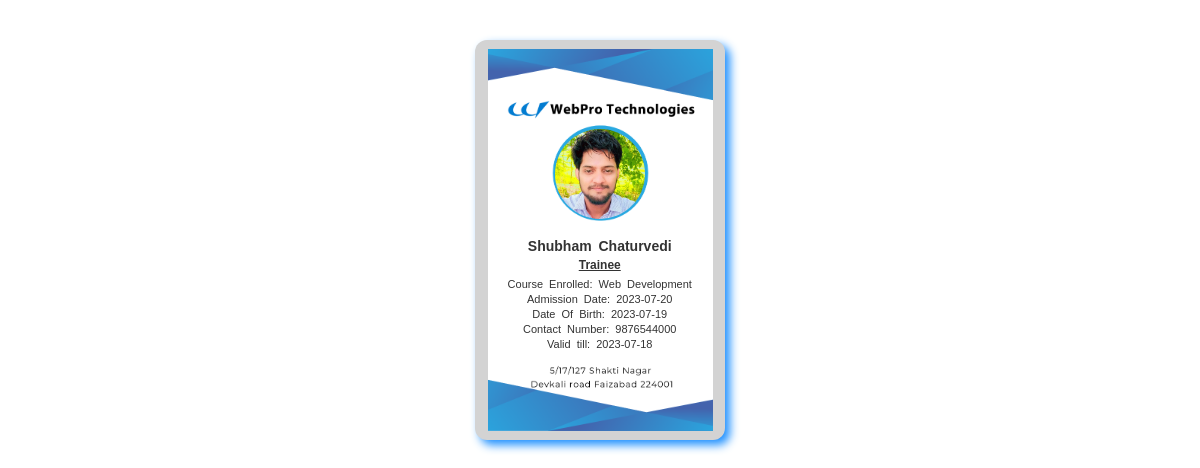
The page /result.php?id=13 on the database its author committed.
### tables this page shows
CREATE TABLE `trainee_id` (
  `sno` int(11) NOT NULL,
  `profile` varchar(100) DEFAULT NULL,
  `name` varchar(100) DEFAULT NULL,
  `course_enrolled` varchar(100) DEFAULT NULL,
  `contact_no` varchar(100) DEFAULT NULL,
  `admission_date` varchar(100) DEFAULT NULL,
  `dob` varchar(100) DEFAULT NULL,
  `valid_date` varchar(100) DEFAULT NULL,
  `created_by` varchar(100) DEFAULT NULL,
  `creation_time` varchar(100) DEFAULT NULL,
  `edited_by` varchar(100) DEFAULT NULL,
  `edition_time` varchar(100) DEFAULT NULL,
  `admin_remarks` longtext DEFAULT NULL
);

### result.php (the view, shortened to what this page needs)
<?php
$conn = mysqli_connect('localhost','root','','weknow');
if(isset($_GET['id'])){
  $sql = 'select * from trainee_id where sno = '.$_GET['id'];
$res= '';
  $r = mysqli_query($conn, $sql);
  if($r){
    $res=mysqli_fetch_assoc($r);
  }
}
?>
<!DOCTYPE html>
<html lang="en">
  <head>
    <link rel="stylesheet" href="css/style.css" media="screen" />
    <link rel="stylesheet" href="css/print.css" media="print" />
  </head>
  <body>
    <div class="wrap">
      <span class="name" name="name"><?php echo $res['name']; ?></span>
      <span class="trainee">Trainee</span>
      <span class="profile_img">
        <img
          class="profile"
          src="<?php echo 'image/'.$res['profile'] ?>"
          alt="Trainee Picture"
          title="Trainee Picture"
          width="720"
          height="718"
        />
      </span>
      <div class="container box1">
        <span class="course_enrolled_label">Course Enrolled:</span>
        <span class="course_enrolled"><?php
         echo $res['course_enrolled']?></span>
      </div>
      <div class="container box2">
        <span class="admission_date_label">Admission Date:</span>
        <span class="admission_date"><?php echo $res['admission_date']?></span>
      </div>
      <div class="container box3">
        <span class="dob_label">Date Of Birth:</span>
        <span class="dob_label"><?php echo $res['dob']?></span>
      </div>
      <div class="container box4">
        <span class="contact_no_label">Contact Number:</span>
        <span class="contact_no"><?php echo $res['contact_no']?></span>
      </div>
      <div class="container box5">
        <span class="valid_till_label">Valid till:</span>
        <span class="valid_till"><?php echo $res['valid_date']?></span>
      </div>
    </div>
  </body>
</html>

### css/style.css (style rules this page uses)
* { margin: 0px; padding: 0px; font-family: Arial, Helvetica, sans-serif; }
body { width: 100%; height: 100%; position: relative; margin-top: 40px; }
.wrap { background-color: lightgray; border-radius: 12px; box-shadow: 5px 5px 10px dodgerblue; width: 250px; height: 400px; background-image: url("../img/front.png"); background-repeat: no-repeat; background-position: center; background-size: 90%; margin: 0 auto; position: relative; }
.profile_img { width: 95%; padding: 3px 6px; position: absolute; top: 86px; left: 0px; text-align: center; }
.profile { width: 90px; height: auto; border-radius: 50%; }
.name { width: 95%; padding: 3px 6px; word-spacing: 3px; font-size: 14px; text-align: center; font-weight: 600; color: #333; position: absolute; top: 195px; left: 0px; }
.trainee { text-decoration: underline; width: 95%; padding: 3px 6px; word-spacing: 3px; font-size: 12px; text-align: center; font-weight: 600; color: #333; position: absolute; top: 215px; left: 0px; }
.box1 { width: 95%; padding: 3px 6px; word-spacing: 3px; font-size: 11px; text-align: center; color: #333; position: absolute; top: 235px; left: 0px; }
.box2 { width: 95%; padding: 3px 6px; word-spacing: 3px; font-size: 11px; text-align: center; color: #333; position: absolute; top: 250px; left: 0px; }
.box3 { width: 95%; padding: 3px 6px; word-spacing: 3px; font-size: 11px; text-align: center; color: #333; position: absolute; top: 265px; left: 0px; }
.box4 { width: 95%; padding: 3px 6px; word-spacing: 3px; font-size: 11px; text-align: center; color: #333; position: absolute; top: 280px; left: 0px; }
.box5 { width: 95%; padding: 3px 6px; word-spacing: 3px; font-size: 11px; text-align: center; color: #333; position: absolute; top: 295px; left: 0px; }

### css/print.css (style rules this page uses)
* { margin: 0px; padding: 0px; font-family: Arial, Helvetica, sans-serif; }
body { width: 100%; height: 100%; position: relative; margin-top: 40px; }
.wrap { background-color: transparent; border-radius: 12px; box-shadow: none; width: 250px; height: 400px; background-image: url("../img/front.png"); background-repeat: no-repeat; background-position: center; background-size: 90%; margin: 0 auto; position: relative; }
.profile_img { width: 95%; padding: 3px 6px; position: absolute; top: 86px; left: 0px; text-align: center; }
.profile { width: 90px; height: auto; border-radius: 50%; }
.name { width: 95%; padding: 3px 6px; word-spacing: 3px; font-size: 14px; text-align: center; font-weight: 600; color: #333; position: absolute; top: 195px; left: 0px; }
.trainee { text-decoration: underline; width: 95%; padding: 3px 6px; word-spacing: 3px; font-size: 12px; text-align: center; font-weight: 600; color: #333; position: absolute; top: 215px; left: 0px; }
.box1 { width: 95%; padding: 3px 6px; word-spacing: 3px; font-size: 11px; text-align: center; color: #333; position: absolute; top: 235px; left: 0px; }
.box2 { width: 95%; padding: 3px 6px; word-spacing: 3px; font-size: 11px; text-align: center; color: #333; position: absolute; top: 250px; left: 0px; }
.box3 { width: 95%; padding: 3px 6px; word-spacing: 3px; font-size: 11px; text-align: center; color: #333; position: absolute; top: 265px; left: 0px; }
.box4 { width: 95%; padding: 3px 6px; word-spacing: 3px; font-size: 11px; text-align: center; color: #333; position: absolute; top: 280px; left: 0px; }
.box5 { width: 95%; padding: 3px 6px; word-spacing: 3px; font-size: 11px; text-align: center; color: #333; position: absolute; top: 295px; left: 0px; }

### rows shown on the page
trainee_id: name "Shubham Chaturvedi", profile (picture), course_enrolled "Web Development", admission_date "2023-07-20", dob "2023-07-19", contact_no "9876544000", valid_date "2023-07-18"
